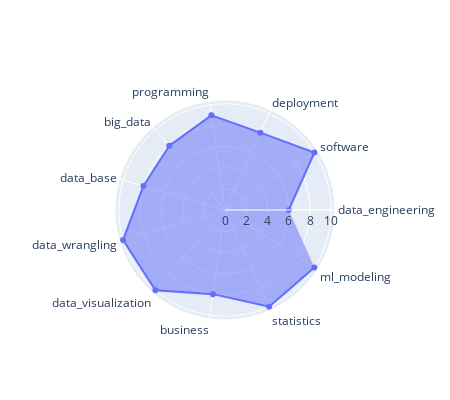

Notebook code for this chart:
### Markdown cell above
**Científico de datos**

Habilidades:
- Programación en **python, R**, SQL, spark.
- **Matemáticas**, estadística, **ML** e IA
- Visualización, comunicación, **autodidacta**

### Code cell
perfil = 'data_scientist'
fig = go.Figure(data=go.Scatterpolar(r=pd_skills[perfil], theta=pd_skills.skill, fill='toself'))
fig.update_layout(polar=dict(radialaxis=dict(visible=True),),showlegend=False,width=450, height=400)
fig.show()

### Figure 1 — Plotly figure (JSON) as saved in the notebook; plotly's stock layout.template omitted (floating-point values rounded to 4 significant figures)
{"data": [{"fill": "toself", "r": [6, 10, 8, 9, 8, 8, 10, 10, 8, 10, 10], "theta": ["data_engineering", "software", "deployment", "programming", "big_data", "data_base", "data_wrangling", "data_visualization", "business", "statistics", "ml_modeling"], "type": "scatterpolar"}], "layout": {"height": 400, "polar": {"radialaxis": {"visible": true}}, "showlegend": false, "width": 450}}
